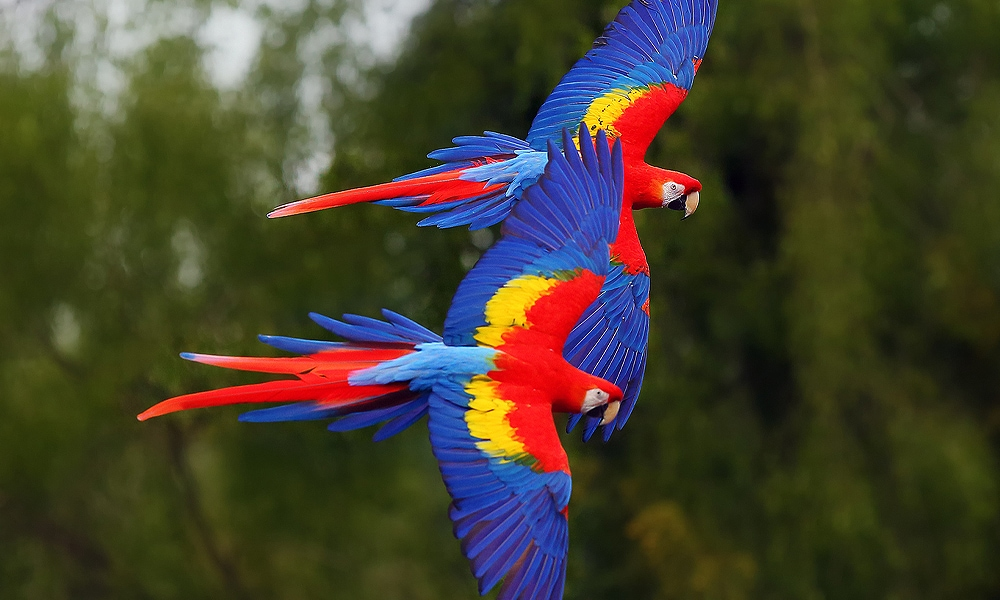
#> input picture invertImage/parrot.jpg, 1000 x 600 px
$ python -i Bolutle.py   (imports and definitions only)
#> lines starting #> are read from the running program, lines starting #| are printed output that depends on the picture; after the words box and inside, x2 and y2 are one past the last pixel; in counts of white or black regions, pixels touching at a corner belong together
import cv2
import numpy as np
from matplotlib import pyplot as plt
from sklearn.cluster import KMeans


def k_means_bolutle(path):
    path = "./"+path
    image = cv2.imread(path)
    image = cv2.cvtColor(image, cv2.COLOR_BGR2RGB)

    # Görüntüyü yeniden boyutlandır (isteğe bağlı)
    # image = cv2.resize(image, (new_width, new_height))

    # Görüntüyü düz bir matrise dönüştür
    pixels = image.reshape((-1, 3))

    # K-Means modelini oluştur ve uygula
    num_clusters = 5  # Bölütlenmek istenen küme sayısı
    kmeans = KMeans(n_clusters=num_clusters,n_init='auto')
    kmeans.fit(pixels)

    # Her pikseli en yakın kümesine atayarak görüntüyü yeniden şekillendir
    segmented_image = kmeans.cluster_centers_[kmeans.labels_]
    segmented_image = segmented_image.astype(np.uint8)
    segmented_image = segmented_image.reshape(image.shape)

    # Orjinal ve bölütlenmiş görüntüleri göster
    cv2.imshow("Original Image", image)
    cv2.imshow("Segmented Image", segmented_image)
    cv2.waitKey(0)
    cv2.destroyAllWindows()


def watershed_bolutle(path):
#> called with path = '../invertImage/parrot.jpg'
    path = "./" + path
    image = cv2.imread(path)
#> image is the input picture: shape (600, 1000, 3); mean B, G, R 46.6, 64.9, 69
    image_gray = cv2.cvtColor(image,cv2.COLOR_BGR2GRAY)
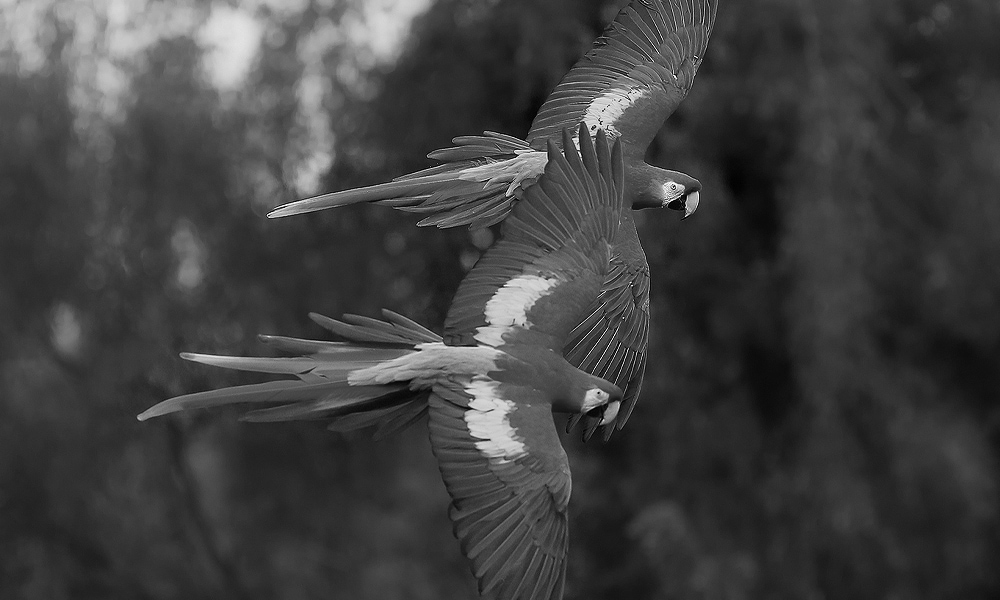
#> image_gray: shape (600, 1000); min 1, max 254, mean 64

    # Morfolojik işlemlerle arka planı temizleme
    kernel = np.ones((3, 3), np.uint8)
    opening = cv2.morphologyEx(image_gray, cv2.MORPH_OPEN, kernel, iterations=2)
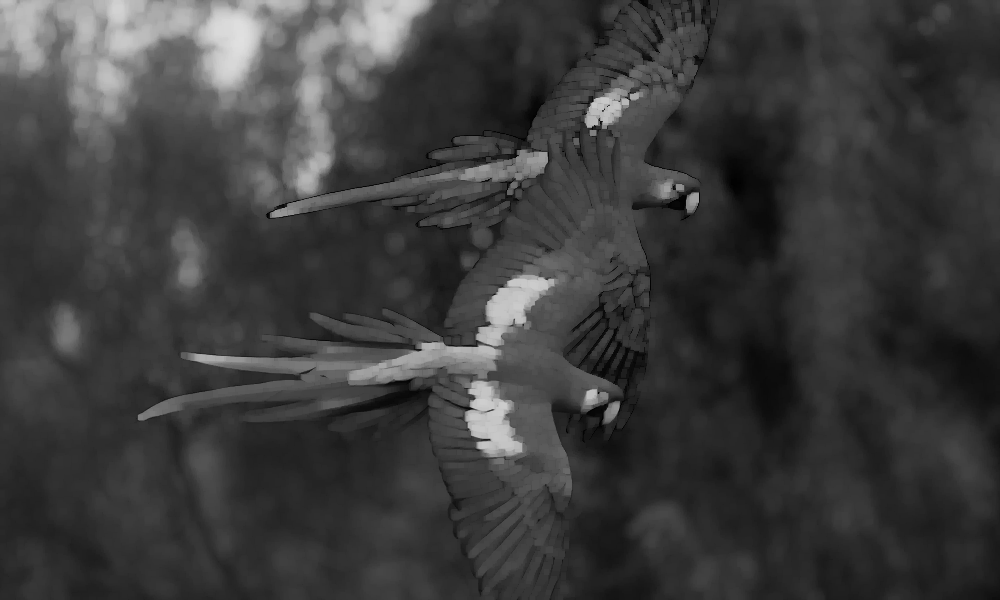
#> opening: shape (600, 1000); min 1, max 224, mean 60.4

    # Sure background area
    sure_bg = cv2.dilate(opening, kernel, iterations=3)
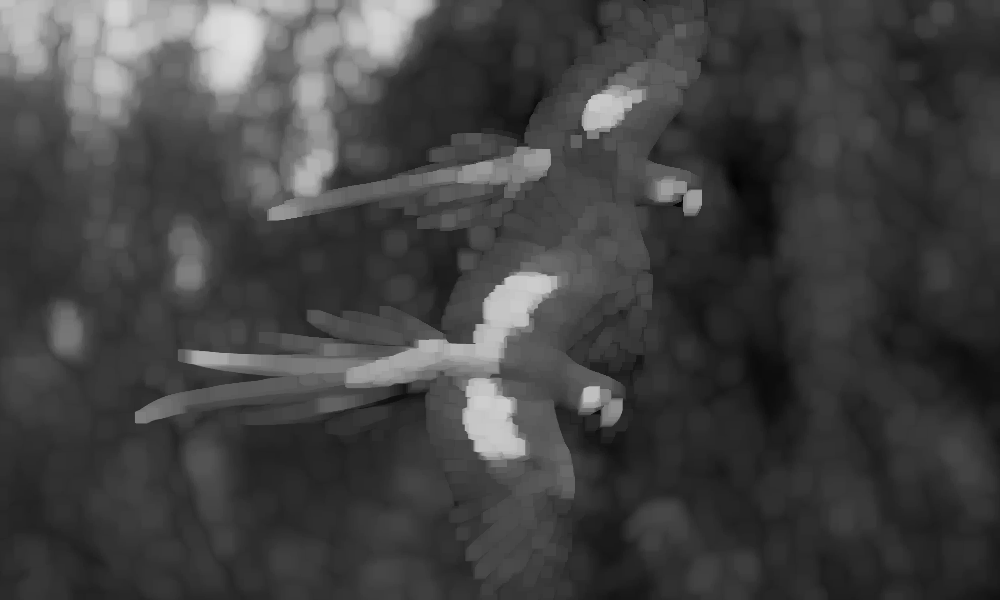
#> sure_bg: shape (600, 1000); min 3, max 224, mean 66.4

    # Morfolojik işlemlerle nesne alanını tespit etme
    dist_transform = cv2.distanceTransform(opening, cv2.DIST_L2, 5)
#> dist_transform: shape (600, 1000) float32; every value is 3.4e+38
    ret, sure_fg = cv2.threshold(dist_transform, 0.7 * dist_transform.max(), 255, 0)
#> sure_fg: shape (600, 1000) float32; every value is 255
#> ret = 2.38e+38

    # Arka plan ve nesne bölgelerini birleştirme
    sure_fg = np.uint8(sure_fg)
#> sure_fg: shape (600, 1000); every value is 255
    unknown = cv2.subtract(sure_bg, sure_fg)
#> unknown: shape (600, 1000); every value is 0

    # Nesne bölgelerini etiketleme
    ret, markers = cv2.connectedComponents(sure_fg)
#> markers: shape (600, 1000) int32; every value is 1
#> ret = 2

    # Etiketlenmiş bölgeleri artırma
    markers = markers + 1
#> markers: shape (600, 1000) int32; every value is 2
    markers[unknown == 255] = 0

    # Watershed algoritmasını uygulama
    markers = cv2.watershed(image, markers)
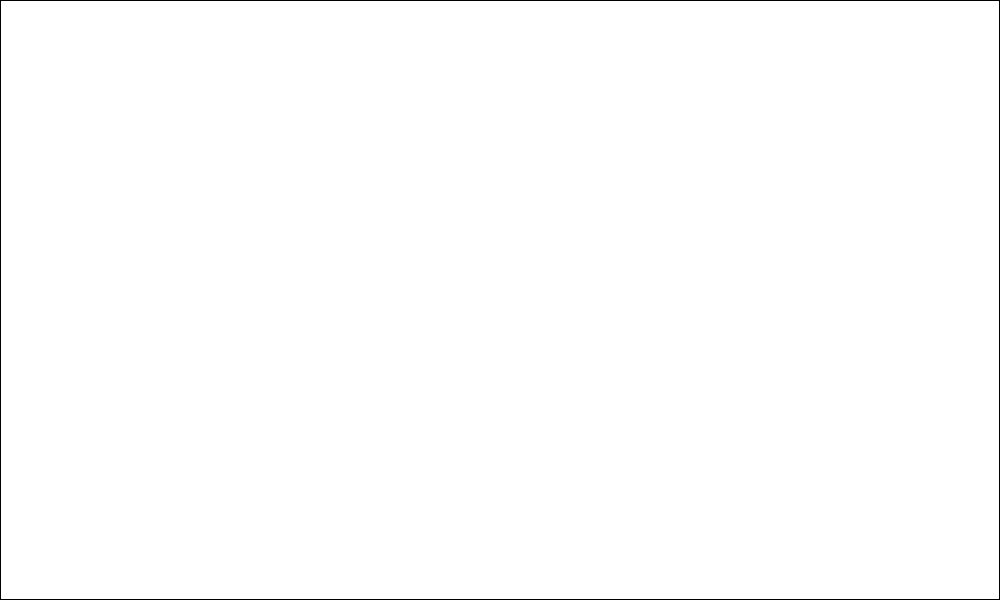
#> markers: shape (600, 1000) int32; values -1 (black) and 2 (white), 99.5% white; black in thin lines or dots
    image[markers == -1] = [0, 0, 255]  # Sınırları kırmızı renkte işaretle
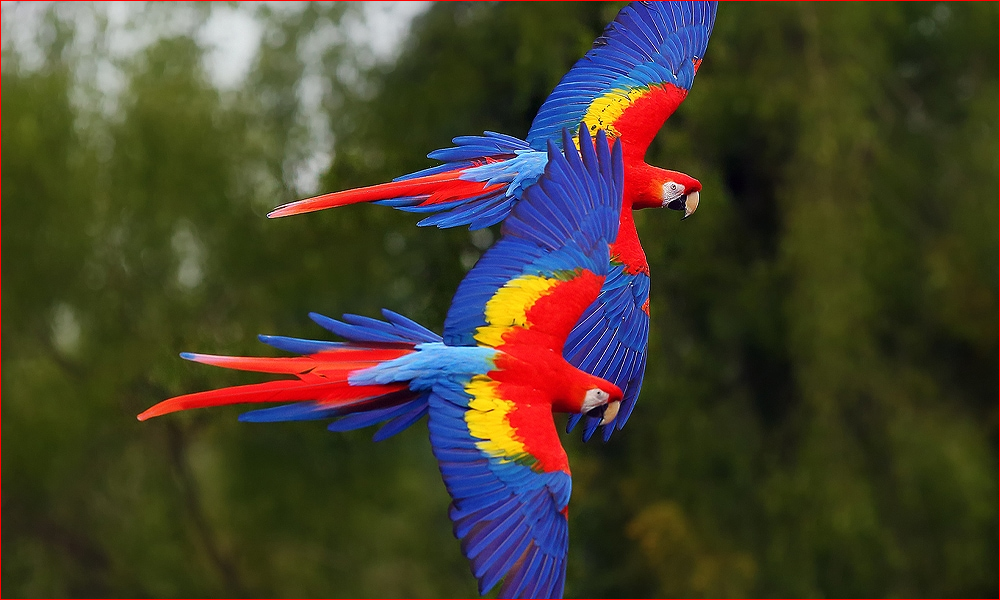
#> image: shape (600, 1000, 3); 0.53% of pixels changed, all inside (x1, y1, x2, y2) = (0, 0, 1000, 600)

    # Sonuçları göster
    plt.subplot(121), plt.imshow(image, cmap='gray')
    plt.title('Görüntü'), plt.xticks([]), plt.yticks([])
    plt.subplot(122), plt.imshow(markers, cmap='jet')
    plt.title('Nesne Etiketleri'), plt.xticks([]), plt.yticks([])
    plt.show()
#> figure, not shown here; B, G, R data is drawn as R, G, B


    cv2.waitKey(0)
    cv2.destroyAllWindows()

>>> result = watershed_bolutle('../invertImage/parrot.jpg')
